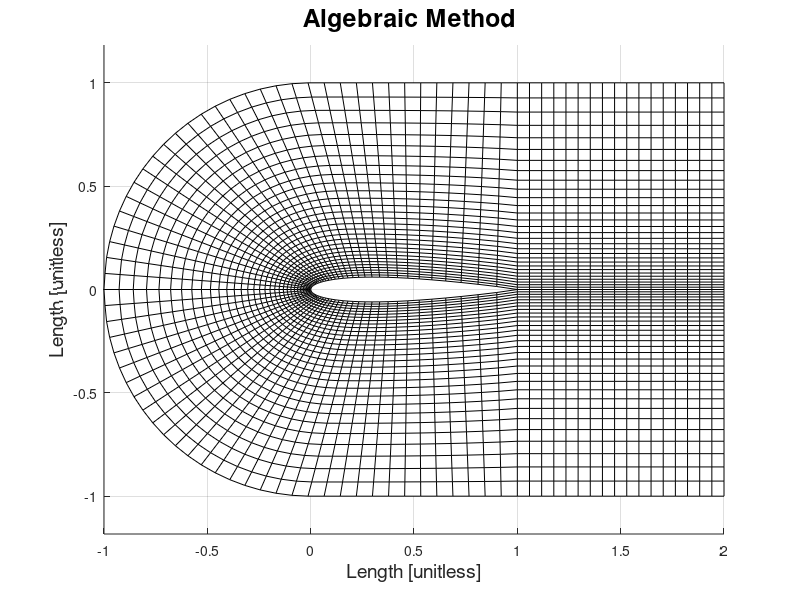
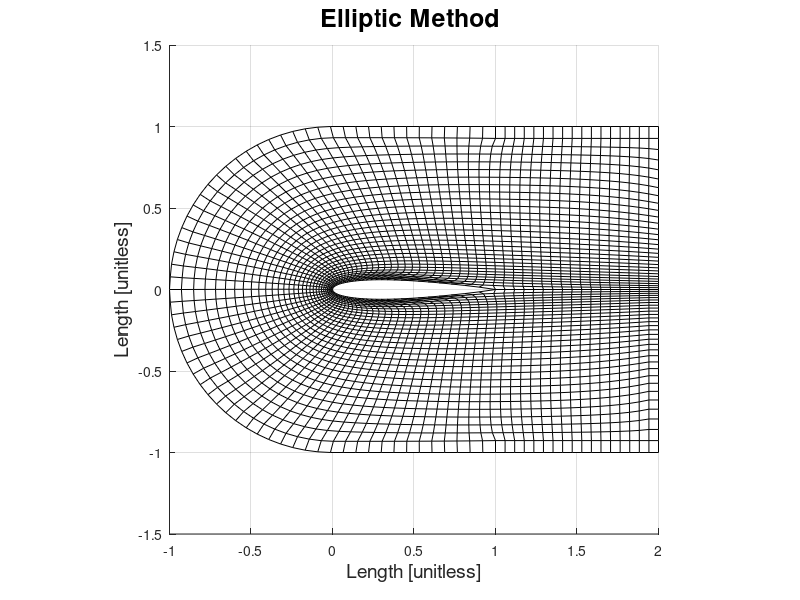
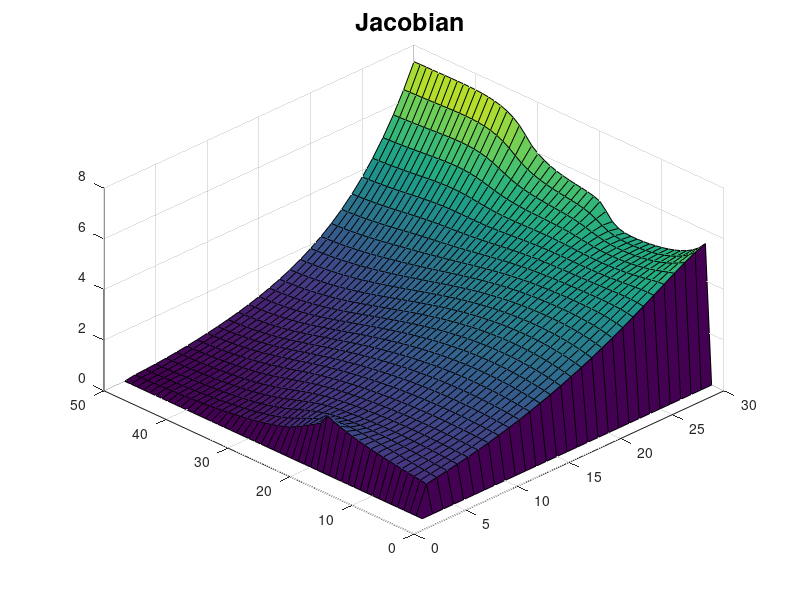

MATLAB code for these plots, in order:
%% %%%%%%%%%%%%%%%%%%%%%%%%%%%%%%%%%%%%%%%%%%%%%%%%%%%%%%%%%%%%%%%%%%%%%%%%
%                           NACA airfoil generator
%                   coded by Manuel Diaz, NTU, 2015.04.27
%
% Refs:
% [1] Geometry for Aerodynamicists, Appendix A. Accessible online at:
%     http://www.dept.aoe.vt.edu/~mason/Mason_f/CAtxtAppA.pdf 
%
%%%%%%%%%%%%%%%%%%%%%%%%%%%%%%%%%%%%%%%%%%%%%%%%%%%%%%%%%%%%%%%%%%%%%%%%%%%

close all;
 
%-------------------------------------------------------------------------% 
% Define all the parameters 
%-------------------------------------------------------------------------% 
 
Na = 50;
M = 30;
A = 10; %Clustering points near leading edge, inf = no clustering
B = 2; %Clustering points near the surface, 1 = no clustering
t = .12;
c = 1;
L = 1;
N = floor(2*c/(2*c+L)*Na);
x1 = c*ones(1,N+1);
y1 = zeros(1,N+1);
x2 = x1;
y2 = y1;
y2(1) = c;
s1 = y1;
s2 = s1;
N2 = 250;

%-------------------------------------------------------------------------% 
% Solve Algebraic Method
%-------------------------------------------------------------------------%
for i = 2:N2+1
    x1(i) = c*(1-(i-1)/N2);
    y1(i) = max([t/.2*(.2969*x1(i)^.5-.126*x1(i)-.3516*x1(i)^2+.2843*x1(i)^3-.1015*x1(i)^4) 0]);
    s1(i) = s1(i-1)+sqrt((x1(i)-x1(i-1))^2+(y1(i)-y1(i-1))^2);
    x2(i) = c*(1-2*(i-1)/N2);
    if x2(i) >= 0;
        y2(i) = c;
    else
        y2(i) = sqrt(c^2-(x2(i))^2);
    end
    s2(i) = s2(i-1)+sqrt((x2(i)-x2(i-1))^2+(y2(i)-y2(i-1))^2);
end
S1 = s1(end)*(1-exp(-(0:N)/A))/(1-exp(-(N)/A));
S1(end)/s1(end)
S2 = (0:N)*s2(end)/N;
for i = 1:N+1
    X1(i) = interp1(s1,x1,S1(i));
    Y1(i) = interp1(s1,y1,S1(i));
    X2(i) = interp1(s2,x2,S2(i));
    Y2(i) = interp1(s2,y2,S2(i));
end
r = exp(((1:(M+1))-M+1)/((M+1)/B));
r = r-r(1);
r = r/max(r);
for i = 1:N+1
    for j = 1:M+1
        x(i,j) = X1(i) + r(j)*(X2(i)-X1(i));
        y(i,j) = Y1(i) + r(j)*(Y2(i)-Y1(i));
    end
end
N = Na-N;
x = [((L+c):-L/N:(c+L/N))'*ones(1,M+1); x];
y = [(c*r'*ones(1,N))'; y];
x = [x; x(end-1:-1:1,:)];
y = [y ;-y(end-1:-1:1,:)];
[n,m] = size(x);

%-------------------------------------------------------------------------% 
% Plot Algebraic Method
%-------------------------------------------------------------------------%
mesh(x,y,zeros(n,m))
view(0,90)
colormap([0 0 0])
axis('equal','tight');
xlabel('Length [unitless]','FontSize',14);
ylabel('Length [unitless]','FontSize',14);
title('Algebraic Method ','FontSize',18);

%-------------------------------------------------------------------------% 
% Predetermined Constants
%-------------------------------------------------------------------------%
de = 1/M;
de2 = de^2;
dn = 1/Na;
dn2 = dn^2;
dedn = 2/(M*Na);
P = 100; %number of iterations for the elliptic solver.

%-------------------------------------------------------------------------% 
% Solve Elliptic Method
%-------------------------------------------------------------------------%
 
for k = 1:P
    for i = 2:2*Na-1
        for j = 2:M-1
            xn = (x(i+1,j)-x(i-1,j))/(2*dn);
            yn = (y(i+1,j)-y(i-1,j))/(2*dn);
            xe = (x(i,j+1)-x(i,j-1))/(2*de);
            ye = (y(i,j+1)-y(i,j-1))/(2*de);
            a(i,j) = xn^2+yn^2;
            b(i,j) = xe*xn+ye*yn;
            c(i,j) = xe^2+ye^2;
        end
    end
    for i = 2:2*Na-1
        for j = 2:M-1
            x(i,j) = (a(i,j)/de2*(x(i+1,j)+x(i-1,j))+c(i,j)/dn2*(x(i,j+1)+x(i,j-1))...
                -b(i,j)/dedn*(x(i+1,j+1)-x(i+1,j-1)+x(i-1,j-1)-x(i-1,j+1)))...
                /(2*(a(i,j)/de2+c(i,j)/dn2));
            y(i,j) = (a(i,j)/de2*(y(i+1,j)+y(i-1,j))+c(i,j)/dn2*(y(i,j+1)+y(i,j-1))...
                -b(i,j)/dedn*(y(i+1,j+1)-y(i+1,j-1)+y(i-1,j-1)-y(i-1,j+1)))...
                /(2*(a(i,j)/de2+c(i,j)/dn2));
        end
    end
end
xn = ones(Na,M)/0;
yn = xn;
xe = xn;
ye = xn;
for i = 2:Na-1
    for j = 2:M-1
        xn(i,j) = (x(i+1,j)-x(i-1,j))/(2*dn);
        yn(i,j) = (y(i+1,j)-y(i-1,j))/(2*dn);
        xe(i,j) = (x(i,j+1)-x(i,j-1))/(2*de);
        ye(i,j) = (y(i,j+1)-y(i,j-1))/(2*de);
        J(i,j) = yn(i,j)*xe(i,j)-xn(i,j)*ye(i,j); % Jacobian
    end
end
figure(2)
mesh(x,y,zeros(n,m))
xlabel('Length [unitless]','FontSize',14);
ylabel('Length [unitless]','FontSize',14);
title('Elliptic Method ','FontSize',18);
axis('equal','tight');

%-------------------------------------------------------------------------% 
% Plot Elliptic Method
%-------------------------------------------------------------------------%
 
view(0,90)
colormap([0 0 0])

%-------------------------------------------------------------------------% 
% Plot Jacobian
%-------------------------------------------------------------------------%
 
figure(3)
x=2:30; y=2:50; [X,Y]=meshgrid(x,y);
surf(X,Y,J);
view(-45,45)
title('Jacobian ','FontSize',18);
